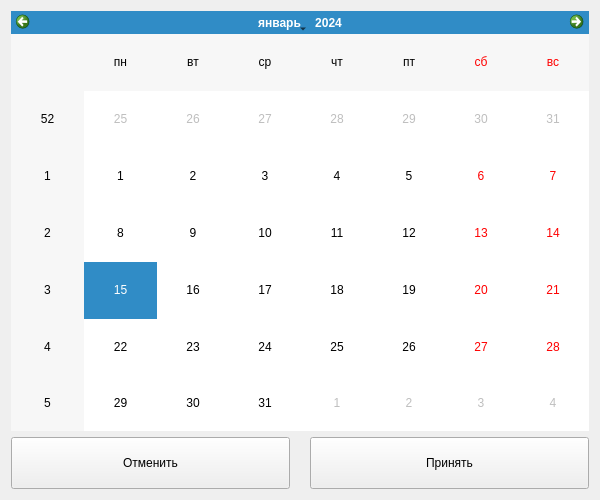
<?xml version="1.0" encoding="UTF-8"?>
<ui version="4.0">
 <class>CalendarPage</class>
 <widget class="QWidget" name="CalendarPage">
  <property name="geometry">
   <rect>
    <x>0</x>
    <y>0</y>
    <width>600</width>
    <height>500</height>
   </rect>
  </property>
  <property name="minimumSize">
   <size>
    <width>600</width>
    <height>500</height>
   </size>
  </property>
  <property name="maximumSize">
   <size>
    <width>600</width>
    <height>500</height>
   </size>
  </property>
  <property name="windowTitle">
   <string>Выбор даты | ECO TAXI</string>
  </property>
  <property name="locale">
   <locale language="Russian" country="Kyrgyzstan"/>
  </property>
  <layout class="QVBoxLayout" name="verticalLayout">
   <item>
    <widget class="QCalendarWidget" name="calendarWidget"/>
   </item>
   <item>
    <layout class="QHBoxLayout" name="horizontalLayout">
     <property name="spacing">
      <number>20</number>
     </property>
     <item>
      <widget class="QPushButton" name="cancelButton">
       <property name="minimumSize">
        <size>
         <width>0</width>
         <height>52</height>
        </size>
       </property>
       <property name="text">
        <string>Отменить</string>
       </property>
      </widget>
     </item>
     <item>
      <widget class="QPushButton" name="FilterButton">
       <property name="minimumSize">
        <size>
         <width>0</width>
         <height>52</height>
        </size>
       </property>
       <property name="text">
        <string>Принять</string>
       </property>
      </widget>
     </item>
    </layout>
   </item>
  </layout>
 </widget>
 <resources/>
 <connections/>
</ui>
